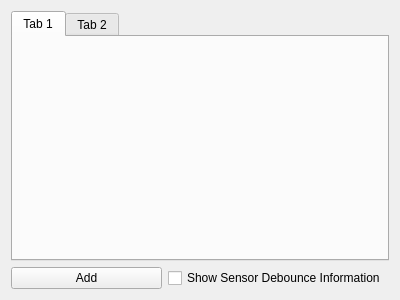
<?xml version="1.0" encoding="UTF-8"?>
<ui version="4.0">
 <class>SensorWidget</class>
 <widget class="QWidget" name="SensorWidget">
  <property name="geometry">
   <rect>
    <x>0</x>
    <y>0</y>
    <width>400</width>
    <height>300</height>
   </rect>
  </property>
  <property name="windowTitle">
   <string>Form</string>
  </property>
  <layout class="QGridLayout" name="gridLayout">
   <item row="0" column="0" colspan="2">
    <widget class="QTabWidget" name="tabWidget">
     <property name="currentIndex">
      <number>0</number>
     </property>
     <widget class="QWidget" name="tab">
      <attribute name="title">
       <string>Tab 1</string>
      </attribute>
     </widget>
     <widget class="QWidget" name="tab_2">
      <attribute name="title">
       <string>Tab 2</string>
      </attribute>
     </widget>
    </widget>
   </item>
   <item row="1" column="0">
    <widget class="QPushButton" name="btnAdd">
     <property name="text">
      <string>Add</string>
     </property>
    </widget>
   </item>
   <item row="1" column="1">
    <widget class="QCheckBox" name="chkShowDebounceInfo">
     <property name="text">
      <string>Show Sensor Debounce Information </string>
     </property>
    </widget>
   </item>
  </layout>
 </widget>
 <resources/>
 <connections/>
</ui>
